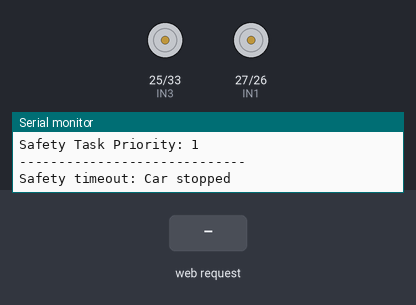
Simulated run of this sketch. Board: ESP32. On the bench: motor-driver pin pairs drawn as motors (green arrow = first pin HIGH = forward, orange = second pin HIGH = backward, longer = more drive), the last lines printed to the serial monitor. The inputs (shaded band) are chosen by the test bench.

Above: at 1.2 s.
1.3 s: HTTP request GET /move?dir=forward received
At 1.8 s:
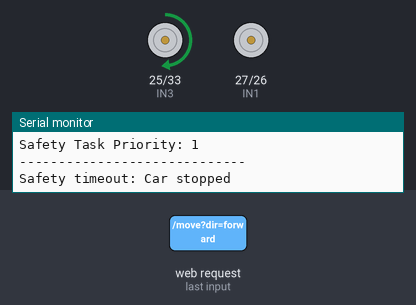
3.5 s: HTTP request GET /move?dir=reverse received
At 4.0 s:
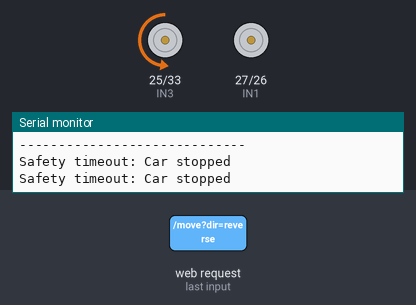
5.7 s: HTTP request GET /move?dir=left received
At 6.2 s:
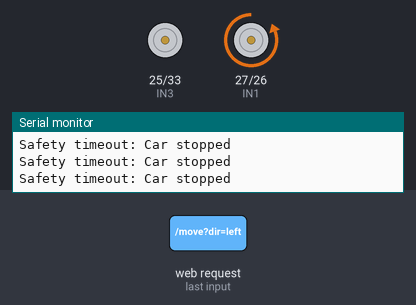
7.9 s: HTTP request GET /move?dir=right received
At 8.4 s:
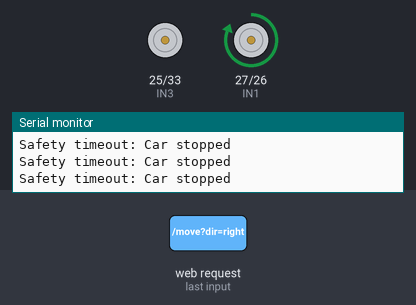
Timing chart, 0 to 10.9 s (numbered marks = the images above; inputs shaded):
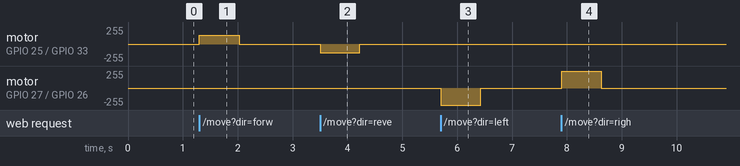

The sketch:

freertos_implementation.ino
```cpp
#include <WiFi.h>
#include <WebServer.h>

// ==========================================
// 1. MOTOR DRIVER PIN CONFIGURATION (MX1508)
// ==========================================

const int IN1 = 27;  // Steering motor IN1
const int IN2 = 26;  // Steering motor IN2
const int IN3 = 25;  // Drive motor IN3
const int IN4 = 33;  // Drive motor IN4

// PWM settings
const int PWM_FREQ = 1000;
const int PWM_BITS = 8;

// PWM channels
const int CH_IN1 = 0;
const int CH_IN2 = 1;
const int CH_IN3 = 2;
const int CH_IN4 = 3;

// ==========================================
// 2. WIFI AND WEB SERVER
// ==========================================

WebServer server(80);

const char* apName = "ESP32-Car";
const char* apPass = "12345678";

// Default motor speeds
int driveSpeed = 128;
int steerSpeed = 255;

// ==========================================
// 3. FREERTOS CONFIGURATION
// ==========================================

// Types of motor commands
enum MotorCommandType {
  CMD_FORWARD,
  CMD_REVERSE,
  CMD_LEFT,
  CMD_RIGHT,
  CMD_STOP,
  CMD_DRIVE_SPEED,
  CMD_STEER_SPEED
};

// Structure containing command information
struct MotorCommand {
  MotorCommandType type;
  int value;
};

// Queue handle
QueueHandle_t motorQueue;

// Task handles
TaskHandle_t webTaskHandle = NULL;
TaskHandle_t motorTaskHandle = NULL;
TaskHandle_t safetyTaskHandle = NULL;

// Last time a movement command was received
volatile uint32_t lastMoveTime = 0;

// ==========================================
// 4. MOBILE WEBPAGE
// ==========================================

const char* htmlPage = R"rawliteral(
<!DOCTYPE html>
<html>
<head>
<meta name="viewport" content="width=device-width, initial-scale=1">

<style>
  body {
    font-family: Arial;
    text-align: center;
    margin-top: 20px;
  }

  button {
    width: 160px;
    height: 60px;
    font-size: 20px;
    margin: 8px;
    touch-action: none;
  }

  input[type=range] {
    width: 80%;
  }
</style>
</head>

<body>

<h2>ESP32 Car Control</h2>

<p>
Drive Speed: <span id="driveTxt">50</span>%
</p>

<input id="driveSpeed"
type="range" min="0" max="100" value="50"
oninput="updateSpeed('drive', this.value)">

<p>
Steering Speed: <span id="steerTxt">100</span>%
</p>

<input id="steerSpeed"
type="range" min="0" max="100" value="100"
oninput="updateSpeed('steer', this.value)">

<p>

<button id="fwd"
onpointerdown="hold('forward')"
onpointerup="release()"
onpointerleave="release()"
onpointercancel="release()">
Forward
</button>

<br>

<button id="left"
onpointerdown="hold('left')"
onpointerup="release()"
onpointerleave="release()"
onpointercancel="release()">
Left
</button>

<button id="right"
onpointerdown="hold('right')"
onpointerup="release()"
onpointerleave="release()"
onpointercancel="release()">
Right
</button>

<br>

<button id="rev"
onpointerdown="hold('reverse')"
onpointerup="release()"
onpointerleave="release()"
onpointercancel="release()">
Reverse
</button>

</p>

<script>

let movementTimer = null;

function hold(cmd) {

  release();

  fetch('/move?dir=' + cmd);

  movementTimer = setInterval(function() {
    fetch('/move?dir=' + cmd);
  }, 200);

}

function release() {

  if (movementTimer !== null) {
    clearInterval(movementTimer);
    movementTimer = null;
  }

  fetch('/stop');

}

function updateSpeed(type, val) {

  if (type === 'drive') {
    document.getElementById('driveTxt').innerText = val;
  }

  else {
    document.getElementById('steerTxt').innerText = val;
  }

  fetch('/speed?type=' + type + '&val=' + val);

}

</script>

</body>
</html>
)rawliteral";

// ==========================================
// 5. MOTOR CONTROL FUNCTIONS
// ==========================================

void stopAll() {

  ledcWrite(CH_IN1, 0);
  ledcWrite(CH_IN2, 0);

  ledcWrite(CH_IN3, 0);
  ledcWrite(CH_IN4, 0);

}

void steerLeft() {

  ledcWrite(CH_IN1, 0);
  ledcWrite(CH_IN2, steerSpeed);


}

void steerRight() {

  ledcWrite(CH_IN1, steerSpeed);
  ledcWrite(CH_IN2, 0);

}

void driveForward() {

  ledcWrite(CH_IN3, driveSpeed);
  ledcWrite(CH_IN4, 0);

}

void driveReverse() {

  ledcWrite(CH_IN3, 0);
  ledcWrite(CH_IN4, driveSpeed);

}

// ==========================================
// 6. QUEUE STOP HELPER
// ==========================================

void sendStopCommand() {

  MotorCommand cmd;

  cmd.type = CMD_STOP;
  cmd.value = 0;

  // Remove old pending commands
  xQueueReset(motorQueue);

  // Place STOP command at the front
  xQueueSendToFront(motorQueue, &cmd, 0);

}

// ==========================================
// 7. HTTP REQUEST HANDLERS
// ==========================================

void handleRoot() {

  server.send(200, "text/html", htmlPage);

}

// Movement handler
void handleMove() {

  String dir = server.hasArg("dir")
               ? server.arg("dir") : "";

  MotorCommand cmd;

  if (dir == "forward") {
    cmd.type = CMD_FORWARD;
  }

  else if (dir == "reverse") {
    cmd.type = CMD_REVERSE;
  }

  else if (dir == "left") {
    cmd.type = CMD_LEFT;
  }

  else if (dir == "right") {
    cmd.type = CMD_RIGHT;
  }

  else {
    server.send(400, "text/plain", "Invalid command");
    return;
  }

  cmd.value = 0;

  // Send movement command to FreeRTOS queue
  if (xQueueSend(motorQueue, &cmd, 0) == pdTRUE) {

    lastMoveTime = millis();

    server.send(200, "text/plain", "OK");

  }

  else {

    server.send(503, "text/plain", "Command queue full");

  }

}

// Stop handler
void handleStop() {

  sendStopCommand();

  server.send(200, "text/plain", "Stopped");

}

// Speed handler
void handleSpeed() {

  if (server.hasArg("type") && server.hasArg("val")) {

    int pct = constrain(
      server.arg("val").toInt(), 0, 100
    );

    MotorCommand cmd;

    if (server.arg("type") == "drive") {

      cmd.type = CMD_DRIVE_SPEED;

      cmd.value = map(pct, 0, 100, 0, 255);

    }

    else if (server.arg("type") == "steer") {

      cmd.type = CMD_STEER_SPEED;

      cmd.value = map(pct, 0, 100, 0, 255);

    }

    else {

      server.send(400, "text/plain", "Invalid type");
      return;

    }

    if (xQueueSend(motorQueue, &cmd, 0) != pdTRUE) {

      server.send(503, "text/plain", "Queue full");
      return;

    }

    Serial.printf(
      "Speed updated: %d%%\n", pct
    );

  }

  server.send(200, "text/plain", "Speed updated");

}

// ==========================================
// 8. FREERTOS TASK 1: MOTOR CONTROL
// ==========================================

void motorControlTask(void *parameter) {

  MotorCommand cmd;

  while (1) {

    // Wait until a command is available
    if (xQueueReceive(
          motorQueue,
          &cmd,
          portMAX_DELAY
        ) == pdTRUE) {

      switch (cmd.type) {

        case CMD_FORWARD:

          driveForward();

          break;

        case CMD_REVERSE:

          driveReverse();

          break;

        case CMD_LEFT:

          steerLeft();

          break;

        case CMD_RIGHT:

          steerRight();

          break;

        case CMD_STOP:

          stopAll();

          break;

        case CMD_DRIVE_SPEED:

          driveSpeed = cmd.value;

          break;

        case CMD_STEER_SPEED:

          steerSpeed = cmd.value;

          break;

      }

    }

  }

}

// ==========================================
// 9. FREERTOS TASK 2: WEB SERVER
// ==========================================

void webServerTask(void *parameter) {

  while (1) {

    // Process incoming HTTP requests
    server.handleClient();

    // Allow other tasks to execute
    vTaskDelay(pdMS_TO_TICKS(2));

  }

}

// ==========================================
// 10. FREERTOS TASK 3: SAFETY MONITOR
// ==========================================

void safetyTask(void *parameter) {

  uint32_t observedMoveTime = lastMoveTime;

  bool stopSent = false;

  while (1) {

    uint32_t currentMoveTime = lastMoveTime;

    // Detect a new movement command
    if (currentMoveTime != observedMoveTime) {

      observedMoveTime = currentMoveTime;

      stopSent = false;

    }

    // Stop if no movement command arrives for 700 ms
    if (!stopSent &&
        (uint32_t)(millis() - currentMoveTime) > 700) {

      // Recheck before stopping
      if (lastMoveTime == currentMoveTime) {

        sendStopCommand();

        Serial.println("Safety timeout: Car stopped");

        stopSent = true;

      }

    }

    // Check every 100 milliseconds
    vTaskDelay(pdMS_TO_TICKS(100));

  }

}

// ==========================================
// 11. SETUP
// ==========================================

void setup() {

  Serial.begin(115200);

  Serial.println();
  Serial.println("ESP32 FreeRTOS Car Starting...");

  // Configure PWM channels
  ledcSetup(CH_IN1, PWM_FREQ, PWM_BITS);
  ledcAttachPin(IN1, CH_IN1);

  ledcSetup(CH_IN2, PWM_FREQ, PWM_BITS);
  ledcAttachPin(IN2, CH_IN2);

  ledcSetup(CH_IN3, PWM_FREQ, PWM_BITS);
  ledcAttachPin(IN3, CH_IN3);

  ledcSetup(CH_IN4, PWM_FREQ, PWM_BITS);
  ledcAttachPin(IN4, CH_IN4);

  // Stop motors at startup
  stopAll();

  lastMoveTime = millis();

  // Create FreeRTOS queue
  motorQueue = xQueueCreate(
    10,
    sizeof(MotorCommand)
  );

  if (motorQueue == NULL) {

    Serial.println("Queue creation failed!");

    while (1) {
      delay(1000);
    }

  }

  Serial.println("Motor queue created successfully");

  // Start Wi-Fi Access Point
  WiFi.softAP(apName, apPass);

  Serial.println("WiFi Access Point Started");

  Serial.print("SSID: ");
  Serial.println(apName);

  Serial.print("Password: ");
  Serial.println(apPass);

  Serial.print("IP Address: ");
  Serial.println(WiFi.softAPIP());

  // Configure HTTP routes
  server.on("/", handleRoot);
  server.on("/move", handleMove);
  server.on("/stop", handleStop);
  server.on("/speed", handleSpeed);

  server.begin();

  Serial.println("Web server started");

  // ========================================
  // CREATE FREERTOS TASKS
  // ========================================

  // Task 1: Motor Control
  BaseType_t motorResult = xTaskCreate(
    motorControlTask,
    "Motor Task",
    2048,
    NULL,
    3,
    &motorTaskHandle
  );

  // Task 2: Web Server
  BaseType_t webResult = xTaskCreate(
    webServerTask,
    "Web Server Task",
    4096,
    NULL,
    2,
    &webTaskHandle
  );

  // Task 3: Safety Monitoring
  BaseType_t safetyResult = xTaskCreate(
    safetyTask,
    "Safety Task",
    2048,
    NULL,
    1,
    &safetyTaskHandle
  );

  // Check task creation
  if (motorResult != pdPASS ||
      webResult != pdPASS ||
      safetyResult != pdPASS) {

    Serial.println("ERROR: Task creation failed!");

    stopAll();

    while (1) {
      delay(1000);
    }

  }

  Serial.println("-----------------------------");
  Serial.println("All FreeRTOS tasks created!");
  Serial.println("Motor Task Priority: 3");
  Serial.println("Web Task Priority: 2");
  Serial.println("Safety Task Priority: 1");
  Serial.println("-----------------------------");

}

// ==========================================
// 12. MAIN LOOP
// ==========================================

void loop() {

  // Main loop is no longer responsible
  // for handling HTTP requests.

  vTaskDelay(pdMS_TO_TICKS(1000));

}
```

Measured:
- after the input at 1.3 s, motor on GPIO 25 (IN3) / GPIO 33 (IN4): stopped → forward 128/255 at once, → stopped 0.72 s later
- after the input at 3.5 s, motor on GPIO 25 (IN3) / GPIO 33 (IN4): stopped → backward 128/255 at once, → stopped 0.72 s later
- after the input at 5.7 s, motor on GPIO 27 (IN1) / GPIO 26 (IN2): stopped → backward 255/255 at once, → stopped 0.72 s later
- after the input at 7.9 s, motor on GPIO 27 (IN1) / GPIO 26 (IN2): stopped → forward 255/255 at once, → stopped 0.72 s later
